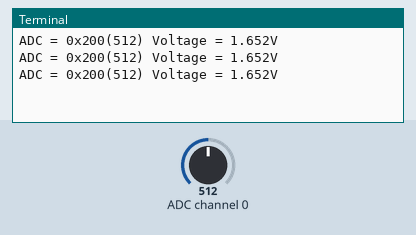
The program below on a simulated Raspberry Pi (BCM pin numbers). On the bench: the last lines printed to the terminal. The test bench sets the inputs (shaded band); at power-on: ADC channel 0 = 512 (analog values on the 0–1023 scale).

Above: at 1.2 s.
1.3 s: ADC channel 0 set to 716
At 1.9 s:
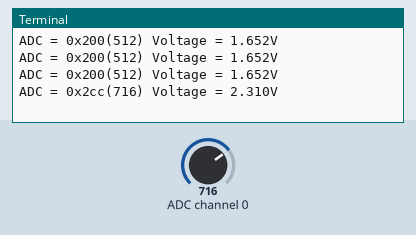
3.0 s: ADC channel 0 set to 511
At 3.4 s:
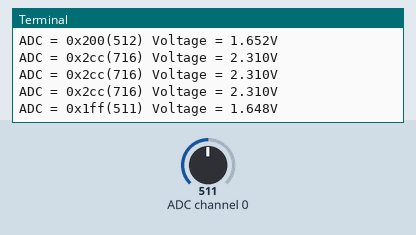
4.5 s: ADC channel 0 set to 122
At 4.9 s:
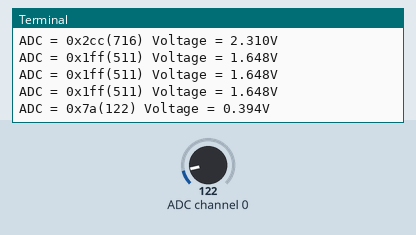

Measured:
- after the input at 1.3 s, the terminal: prints a new line after 0.20 s (image 1)
- after the input at 3.0 s, the terminal: prints a new line at once (image 2)
- after the input at 4.5 s, the terminal: prints a new line at once (image 3)

The program:

MCP3008.py
```python
import spidev, time

spi = spidev.SpiDev()
spi.open(0,0)
spi.mode = 3
spi.max_speed_hz = 1000000

def analog_read(channel):
    r = spi.xfer2([1, (channel + 0x08)<<4, 0])
    adc_out = ((r[1]&0x03)<<8) + r[2]

    return adc_out

while True:
    adc = analog_read(0)
    voltage = adc*3.3/1023

    print("ADC = %s(%d) Voltage = %.3fV" % (hex(adc), adc, voltage))
    time.sleep(0.5)
```
